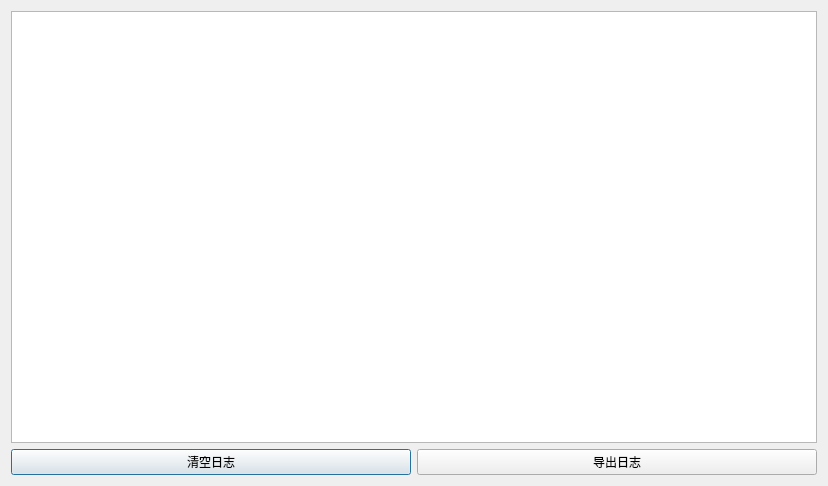
<?xml version="1.0" encoding="UTF-8"?>
<ui version="4.0">
 <class>LogWindow</class>
 <widget class="QDialog" name="LogWindow">
  <property name="geometry">
   <rect>
    <x>0</x>
    <y>0</y>
    <width>828</width>
    <height>486</height>
   </rect>
  </property>
  <property name="windowTitle">
   <string>Dialog</string>
  </property>
  <layout class="QVBoxLayout" name="verticalLayout">
   <item>
    <widget class="QTableView" name="tb_log"/>
   </item>
   <item>
    <layout class="QHBoxLayout" name="horizontalLayout">
     <item>
      <widget class="QPushButton" name="bt_clear">
       <property name="text">
        <string>清空日志</string>
       </property>
      </widget>
     </item>
     <item>
      <widget class="QPushButton" name="bt_export">
       <property name="text">
        <string>导出日志</string>
       </property>
      </widget>
     </item>
    </layout>
   </item>
  </layout>
 </widget>
 <resources/>
 <connections/>
</ui>
